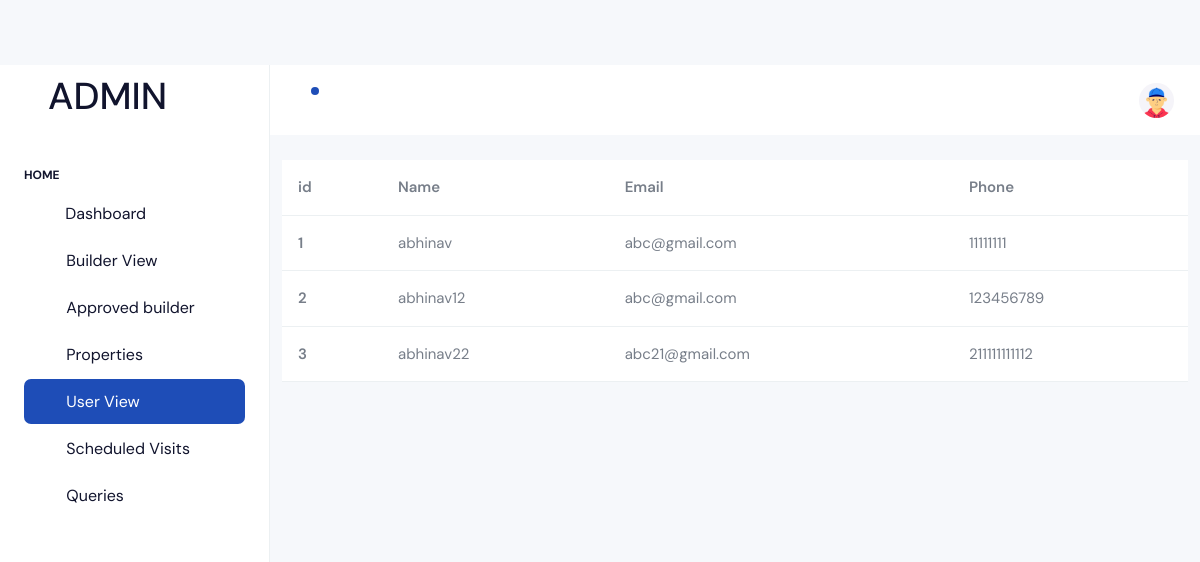
The page /user_view on the database its author committed.
### user_app/models.py (models this page shows)
class user_details(models.Model):
    name = models.CharField(max_length=200)
    email = models.CharField(max_length=200)
    phone = models.CharField(max_length=200)
    password = models.CharField(max_length=200)

### admin_app/views.py (the view)
# urls.py: path('user_view',views.user_view),
def user_view(request):
    data = user_details.objects.all()
    return render(request , 'admin_user_view.html' ,{'response':data})

### templates/admin_user_view.html
{% load static %}
{% include 'admin_dashboard_header.html' %}
<div class="container" style="margin-top:160px">
    <table class="table">
  <thead>
    <tr>
      <th scope="col">id</th>
      <th scope="col">Name</th>
      <th scope="col">Email</th>
      <th scope="col">Phone</th>
    </tr>
  </thead>
  <tbody>
    {% for i in response %}
    <tr>
      <th scope="row">{{i.id}}</th>
      <td>{{i.name}}</td>
      <td>{{i.email}}</td>
      <td>{{i.phone}}</td>
    </tr>
    {% endfor %}
  </tbody>
</table>
</div>
{% include 'admin_dashboard_footer.html' %}

### templates/admin_dashboard_header.html (shortened to what this page needs)
{% load static %}
<!doctype html>
<html lang="en">
<head>
  <link rel="stylesheet" href="../static/dashboard_assets/css/styles.min.css" />
</head>
<body>
   <div class="page-wrapper" id="main-wrapper" data-layout="vertical" data-navbarbg="skin6" data-sidebartype="full"
    data-sidebar-position="fixed" data-header-position="fixed">
    <aside class="left-sidebar">
      <div>
        <div class="brand-logo d-flex align-items-center justify-content-between">
          <a href="./index.html" class="text-nowrap logo-img">
            <h1 class="mx-4">ADMIN</h1>
          </a>
        </div>
        <nav class="sidebar-nav scroll-sidebar" data-simplebar="">
          <ul id="sidebarnav">
            <li class="nav-small-cap">
              <span class="hide-menu">Home</span>
            </li>
            <li class="sidebar-item">
              <a class="sidebar-link" href="admin_dashboard" aria-expanded="false">
                <i class="ti ti-atom"></i>
                <span class="hide-menu">Dashboard</span>
              </a>
            </li>
            <li class="sidebar-item">
              <a class="sidebar-link justify-content-between"
                href="builder_view" aria-expanded="false">
                <div class="d-flex align-items-center gap-3">
                  <span class="d-flex">
                    <i class="ti ti-hammer"></i>
                  </span>
                  <span class="hide-menu">Builder View</span>
                </div>
              </a>
            </li>
            <li class="sidebar-item">
              <a class="sidebar-link justify-content-between"
                href="approved_builder" aria-expanded="false">
                <div class="d-flex align-items-center gap-3">
                  <span class="d-flex">
                    <i class="ti ti-check"></i>
                  </span>
                  <span class="hide-menu">Approved builder</span>
                </div>
              </a>
            </li>
            <li class="sidebar-item">
              <a class="sidebar-link justify-content-between"
                href="admin_property_view" aria-expanded="false">
                <div class="d-flex align-items-center gap-3">
                  <span class="d-flex">
                    <i class="ti ti-building"></i>
                  </span>
                  <span class="hide-menu">Properties</span>
                </div>
              </a>
            </li>
            <li class="sidebar-item">
              <a class="sidebar-link justify-content-between"
                href="user_view" aria-expanded="false">
                <div class="d-flex align-items-center gap-3">
                  <span class="d-flex">
                    <i class="ti   ti-user"></i>
                  </span>
                  <span class="hide-menu">User View</span>
                </div>
              </a>
            </li>
            <li class="sidebar-item">
              <a class="sidebar-link justify-content-between"
                href="view_schedule_visit" aria-expanded="false">
                <div class="d-flex align-items-center gap-3">
                  <span class="d-flex">
                    <i class="ti ti-clock"></i>
                  </span>
                  <span class="hide-menu">Scheduled Visits</span>
                </div>
              </a>
            </li>
            <li class="sidebar-item">
              <a class="sidebar-link justify-content-between"
                href="query_view" aria-expanded="false">
                <div class="d-flex align-items-center gap-3">
                  <span class="d-flex">
                    <i class="ti ti-clock"></i>
                  </span>
                  <span class="hide-menu">Queries</span>
                </div>
              </a>
            </li>
          </ul>
        </nav>
      </div>
    </aside>
    <div class="body-wrapper">
      <header class="app-header">
        <nav class="navbar navbar-expand-lg navbar-light">
          <ul class="navbar-nav">
            <li class="nav-item dropdown">
              <a class="nav-link " href="javascript:void(0)" id="drop1" data-bs-toggle="dropdown" aria-expanded="false">
                <i class="ti ti-bell"></i>
                <div class="notification bg-primary rounded-circle"></div>
              </a>
            </li>
          </ul>
          <div class="navbar-collapse justify-content-end px-0" id="navbarNav">
            <ul class="navbar-nav flex-row ms-auto align-items-center justify-content-end">
              <li class="nav-item dropdown">
                <a class="nav-link " href="javascript:void(0)" id="drop2" data-bs-toggle="dropdown"
                  aria-expanded="false">
                  <img src="{% static "dashboard_assets/images/profile/user-1.jpg" %}" alt="" width="35" height="35" class="rounded-circle">
                </a>
              </li>
            </ul>
          </div>
        </nav>
      </header>

### templates/admin_dashboard_footer.html (shortened to what this page needs)
{% load static %}
<div class="py-6 px-6 text-center">
          </div>
        </div>
      </div>
</body>
</html>

### rows shown on the page
user_details: id "1", name "abhinav", email "abc@gmail.com", phone "11111111"
user_details: id "2", name "abhinav12", email "abc@gmail.com", phone "123456789"
user_details: id "3", name "abhinav22", email "abc21@gmail.com", phone "211111111112"
